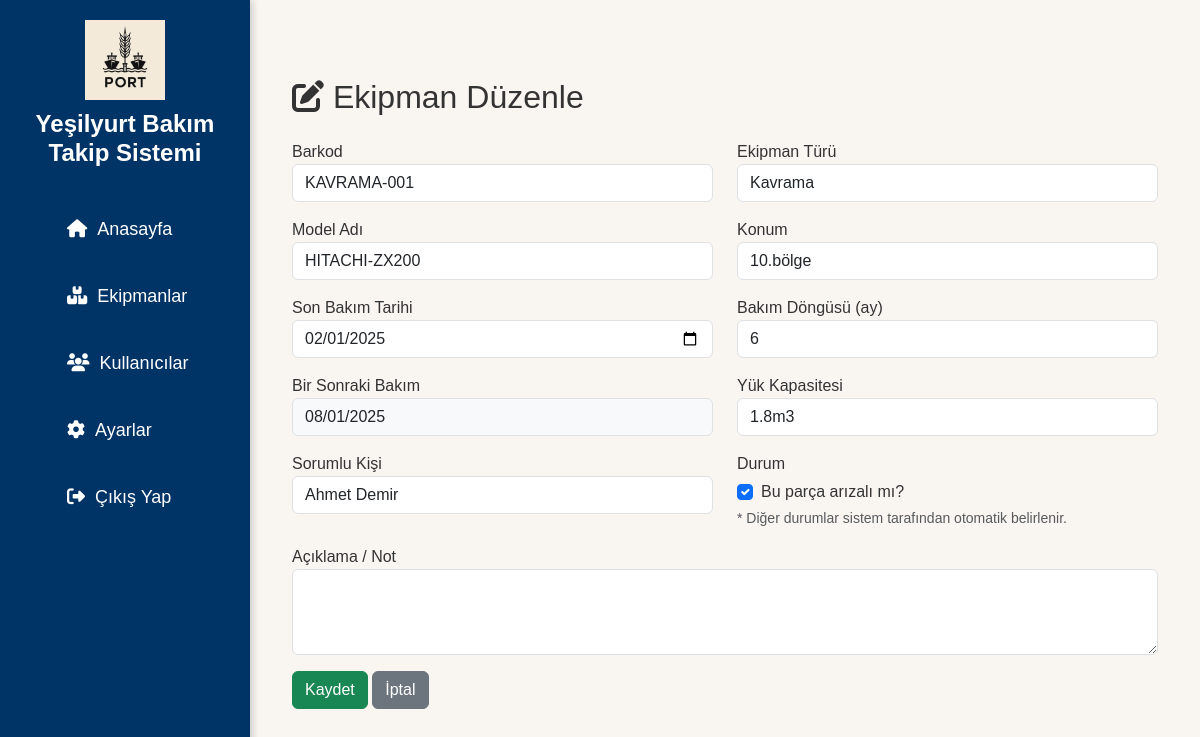
/parca/4/edit (signed in), run on the app's committed database.
### app/models.py (models this page shows)
class Parca(db.Model):
    __tablename__ = 'parcalar'
    id = db.Column(db.Integer, primary_key=True)
    barcode = db.Column(db.String(100), unique=True, nullable=False)
    ekipman_turu = db.Column(db.String(100), nullable=False)
    model_adi = db.Column(db.String(100), nullable=False)
    konum = db.Column(db.String(100), nullable=False)
    durum = db.Column(db.String(50), nullable=False)
    bir_sonraki_bakim = db.Column(db.Date, nullable=True)
    son_bakim_tarihi = db.Column(db.Date, nullable=True)
    bakim_dongusu = db.Column(db.String(50), nullable=True)
    bakim_durum = db.Column(db.String(50), nullable=True)  # ✅ تمت إضافته
    notlar = db.Column(db.Text, nullable=True)              # ✅ تمت إضافته
    kisa_aciklama = db.Column(db.Text, nullable=True)
    yuk_kapasitesi = db.Column(db.String(50), nullable=True)
    sorumlu_kisi = db.Column(db.String(100), nullable=True)
    created_at = db.Column(db.DateTime, default=datetime.utcnow)
    bakim_kayitlari = db.relationship('BakimKaydi', backref='parca', lazy=True)

### app/routes.py (the view, shortened to what this page needs)
@main.route('/parca/<int:parca_id>/edit', methods=['GET', 'POST'])
@login_required
def edit(parca_id):
    parca = Parca.query.get_or_404(parca_id)
    return render_template('edit.html', parca=parca)

### app/__init__.py (called while the page is built)
def create_app():
    app = Flask(__name__)
    app.config.from_object('config.Config')
    db.init_app(app)
    login_manager.init_app(app)
    migrate.init_app(app, db)  # ✅ جديد
    login_manager.login_view = 'auth.login'
    @login_manager.user_loader
    def load_user(user_id):
        return User.query.get(int(user_id))
    app.register_blueprint(main)
    app.register_blueprint(auth)
    app.register_blueprint(api)  # ✅ API
    return app

### app/templates/edit.html
{% extends 'layout.html' %}
{% block content %}
<div class="container mt-5">
  <h2 class="mb-4"><i class="fas fa-edit"></i> Ekipman Düzenle</h2>
  <form method="POST">
    <div class="row">
      <div class="col-md-6 mb-3">
        <label for="barcode">Barkod</label>
        <input type="text" class="form-control" name="barcode" value="{{ parca.barcode }}" required>
      </div>
      <div class="col-md-6 mb-3">
        <label for="ekipman_turu">Ekipman Türü</label>
        <input type="text" class="form-control" name="ekipman_turu" value="{{ parca.ekipman_turu }}" required>
      </div>
      <div class="col-md-6 mb-3">
        <label for="model_adi">Model Adı</label>
        <input type="text" class="form-control" name="model_adi" value="{{ parca.model_adi }}" required>
      </div>
      <div class="col-md-6 mb-3">
        <label for="konum">Konum</label>
        <input type="text" class="form-control" name="konum" value="{{ parca.konum }}" required>
      </div>
      <div class="col-md-6 mb-3">
        <label for="son_bakim_tarihi">Son Bakım Tarihi</label>
        <input type="date" class="form-control" name="son_bakim_tarihi" value="{{ parca.son_bakim_tarihi }}">
      </div>
      <div class="col-md-6 mb-3">
        <label for="bakim_dongusu">Bakım Döngüsü (ay)</label>
        <input type="number" class="form-control" name="bakim_dongusu" value="{{ parca.bakim_dongusu }}" min="1">
      </div>
      <div class="col-md-6 mb-3">
        <label for="bir_sonraki_bakim">Bir Sonraki Bakım</label>
        <input type="date" class="form-control bg-light" value="{{ parca.bir_sonraki_bakim.strftime('%Y-%m-%d') if parca.bir_sonraki_bakim else '' }}" readonly>
      </div>
      <div class="col-md-6 mb-3">
        <label for="yuk_kapasitesi">Yük Kapasitesi</label>
        <input type="text" class="form-control" name="yuk_kapasitesi" value="{{ parca.yuk_kapasitesi }}">
      </div>
      <div class="col-md-6 mb-3">
        <label for="sorumlu_kisi">Sorumlu Kişi</label>
        <input type="text" class="form-control" name="sorumlu_kisi" value="{{ parca.sorumlu_kisi }}">
      </div>
      <div class="col-md-6 mb-3">
        <label for="arizali_checkbox">Durum</label><br>
        <div class="form-check mt-1">
          <input class="form-check-input" type="checkbox" name="arizali_mi" id="arizali_mi" {% if parca.durum == 'Arızalı' %}checked{% endif %}>
          <label class="form-check-label" for="arizali_mi">
            Bu parça arızalı mı?
          </label>
        </div>
        <small class="text-muted d-block mt-1">* Diğer durumlar sistem tarafından otomatik belirlenir.</small>
      </div>
      <div class="col-12 mb-3">
        <label for="kisa_aciklama">Açıklama / Not</label>
        <textarea class="form-control" name="kisa_aciklama" rows="3">{{ parca.kisa_aciklama }}</textarea>
      </div>
    </div>
    <button type="submit" class="btn btn-success">Kaydet</button>
    <a href="{{ url_for('main.detail', parca_id=parca.id) }}" class="btn btn-secondary">İptal</a>
  </form>
</div>
{% endblock %}

### app/static/css/style.css (style rules this page uses)
* { margin: 0; padding: 0; box-sizing: border-box; }
body { font-family: 'Poppins', sans-serif; background-color: #f3f6fa; color: #333; }
body { background-color: #f9f6f2; }

### data on the page
Parca: barcode "KAVRAMA-001", ekipman_turu "Kavrama", model_adi "HITACHI-ZX200", konum "10.bölge", son_bakim_tarihi "02/01/2025", bakim_dongusu "6", bir_sonraki_bakim "08/01/2025", yuk_kapasitesi "1.8m3", sorumlu_kisi "Ahmet Demir", durum "☑"

### other printed values
{{ setting.site_name if setting else "Yeşilyurt Bakım Takip Sistemi" }} "Yeşilyurt Bakım Takip Sistemi"
